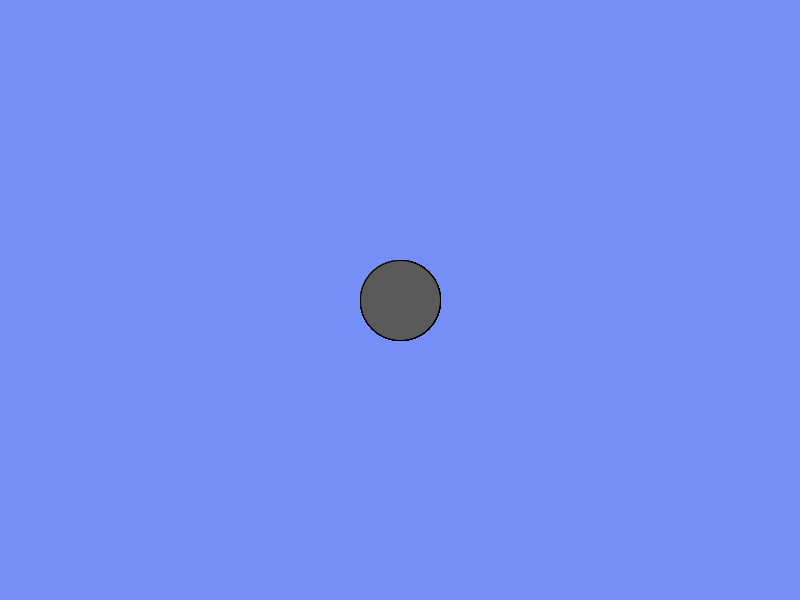
Frame 1 (no input)
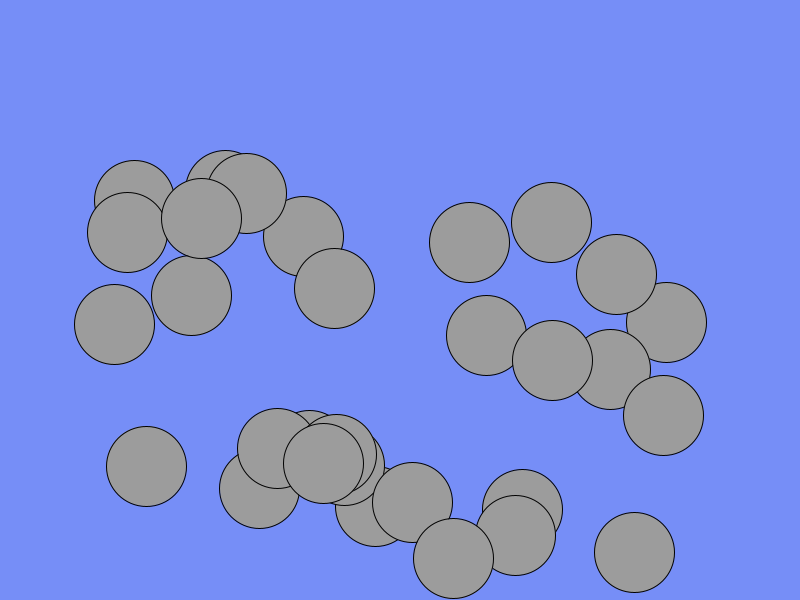
Frame 60 (the mouse pressed at the canvas centre just before this capture)
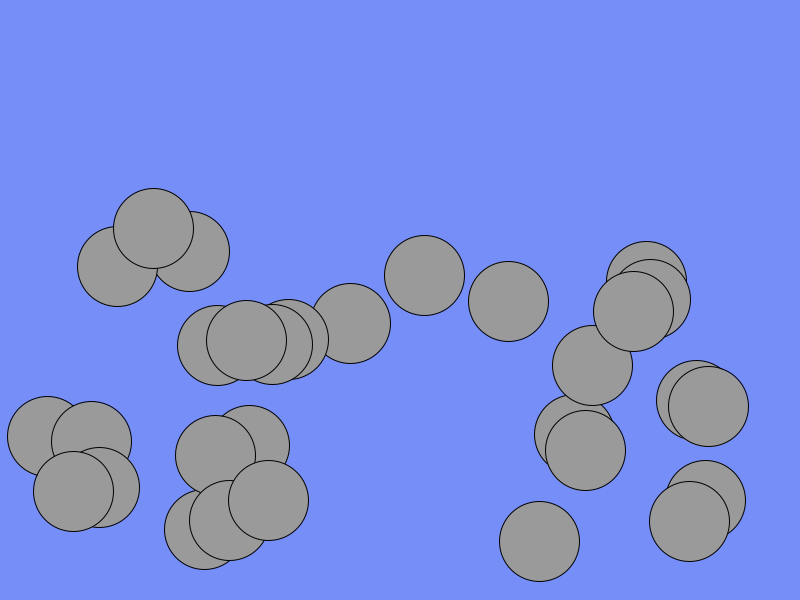
Frame 120 (the mouse held since frame 60 and released just before this capture)

The Processing sketch that drew these frames (run headless with seeded random() and noise(); from frame 60 on, the mouse is pressed at the canvas centre):

// Processing sketch: GravityBallCode
// ── GravityBallCode.pde
//declare variables

int count = 30;
float[] x = new float[count];
float[] y = new float[count];
float[] velX = new float[count];
float[] velY = new float[count];
float[] diam = new float[count];
float[] g = new float[count];

void setup() {
  //set size of canvas
  size(800, 600);
  for (int i = 0; i < count; i++) {
    velY[i] += g[i];
    x[i] = width/2;
    y[i] = height/2;
    g[i] = 0.1;
    velX[i] = random(-5, 5);
    velY[i] = random(-5, 5);
    diam[i] = 80;
  }
}

void draw() {
  //draw background to cover previous frame
  background(118, 142, 247);
  fill(random(245));
  for (int i = 0; i <count; i++) {
    //draw ball
    ellipse(x[i], y[i], diam[i], diam[i]);

    //add velocity to position
    velY[i] = velY[i]+g[i];
    x[i] += velX[i];
    y[i] += velY[i];


    //bounce ball if it hits walls
    if (x[i] + diam[i]/2 >= width) {
      velX[i] = -abs(velX[i]);    //if the ball hits the right wall, assign x velocity the negative version of itself
    } else if (x[i] - diam[i]/2 <= 0) {
      velX[i] = abs(velX[i]);     //if the ball hits the left wall, assign x velocity the positive version of itself
    }
    if (y[i] + diam[i]/2 >= height) {
      velY[i] = -abs(velY[i]);
      y[i]= height -diam[i]/2;
    }
  }
}
